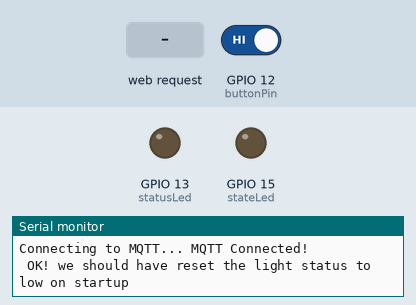
The sketch below on a simulated ESP8266 (NodeMCU). Shown: output pins drawn as LEDs (lit = HIGH), the last lines printed to the serial monitor. The inputs (shaded band) are chosen by the test bench; at power-on: GPIO 12 (buttonPin) HIGH. WiFi joins after 1.5 s; servers stay silent unless stated; no MQTT or app messages arrive unless stated.

Above: at 2.7 s.
2.8 s: HTTP request GET /?LED=1 received
At 7.2 s:
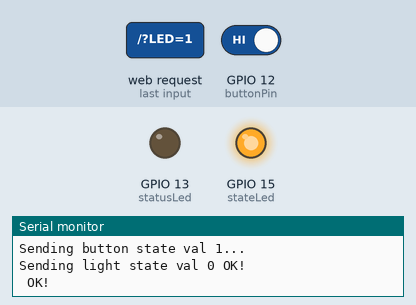
9.6 s: HTTP request GET /?LED=0 received
At 12.4 s:
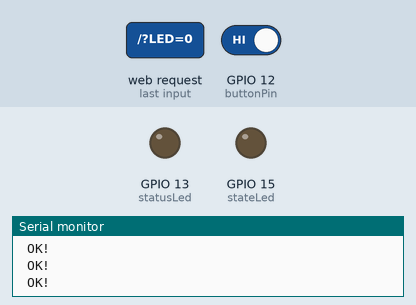
14.6 s: GPIO 12 (buttonPin) driven LOW
At 17.2 s:
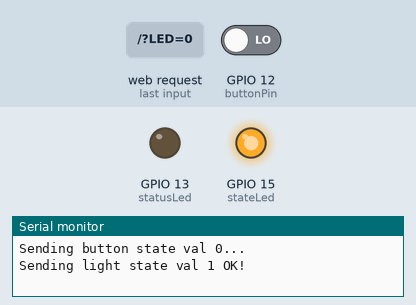
Timing chart, 0 to 18.7 s (numbered marks = the images above; inputs shaded):
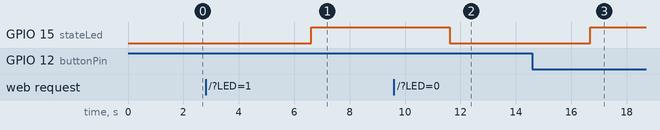

Measured:
- after the input at 2.8 s, GPIO 15 (stateLed): LOW → HIGH after 3.8 s
- after the input at 9.6 s, GPIO 15 (stateLed): HIGH → LOW after 2.0 s
- after the input at 14.6 s, GPIO 15 (stateLed): LOW → HIGH after 2.1 s

The sketch:

dingus.ino
```cpp
#include <ESP8266WiFi.h>
#include <WiFiClient.h>
#include <ESP8266WebServer.h>
#include <ESP8266mDNS.h>
#include <DNSServer.h>
#include <WiFiManager.h>
#include <Adafruit_MQTT.h>
#include <Adafruit_MQTT_Client.h>

ESP8266WebServer server(80);

//Status indicator
const int statusLed = 13;

//State indicator
const int stateLed = 15;

//State indicator
const int buttonPin = 12;

bool lightState = LOW;
bool lastButtonState = LOW;
bool lastLightState = LOW;

/************************* Adafruit.io Setup *********************************/

#define AIO_SERVER      "io.adafruit.com"
#define AIO_SERVERPORT  1883                   // use 8883 for SSL
#define AIO_USERNAME    "ryanparsley"
#define AIO_KEY         "95f1b2a3e0e64f16a9ac99023220fc08"

WiFiClient client;
// Setup the MQTT client class by passing in the WiFi client and MQTT server and login details.
Adafruit_MQTT_Client mqtt(&client, AIO_SERVER, AIO_SERVERPORT, AIO_USERNAME, AIO_KEY);

/****************************** Feeds ***************************************/

// Setup a feeds called 'light' and 'button' for publishing.
// Notice MQTT paths for AIO follow the form: <username>/feeds/<feedname>

String feed = String(AIO_USERNAME) + String("/feeds/dingus-") + String(ESP.getChipId());
Adafruit_MQTT_Publish light = Adafruit_MQTT_Publish(&mqtt, feed.c_str());
Adafruit_MQTT_Publish button = Adafruit_MQTT_Publish(&mqtt, AIO_USERNAME "/feeds/button");

// Setup a feed called 'onoff' for subscribing to changes.
Adafruit_MQTT_Subscribe onoffbutton = Adafruit_MQTT_Subscribe(&mqtt, AIO_USERNAME "/feeds/onoff");

void MQTT_connect();

void setup(void){

  pinMode(statusLed, OUTPUT);
  pinMode(stateLed, OUTPUT);    // Use Built-In LED for Indication

  /* INPUT_PULLUP enables the Arduino Internal Pull-Up Resistor */
  pinMode(buttonPin, INPUT_PULLUP);

  Serial.begin(115200);
  WiFiManager wifiManager;

  Serial.println("chipID: " + String(ESP.getChipId()));

  wifiManager.autoConnect("AutoConnectAP");
  Serial.println("");

  // Wait for connection
  while (WiFi.status() != WL_CONNECTED) {
    delay(500);
    Serial.print(".");
  }

  Serial.println("");
  Serial.print("IP address: ");
  Serial.println(WiFi.localIP());

  if (MDNS.begin("esp8266")) {
    Serial.println("MDNS responder started");
  }

  server.on("/", handleRoot);

  server.on("/inline", [](){
    server.send(200, "text/plain", "this works as well");
  });

  server.onNotFound(handleNotFound);

  server.begin();
  Serial.println("HTTP server started");

  // Setup MQTT subscription for onoff feed.
  mqtt.subscribe(&onoffbutton);
  // Turn off the light and publish that when the dingus is plugged in.
  MQTT_connect();
  light.publish(LOW);
  if (! light.publish(lightState)) {
    Serial.println(F(" Failed to initialize to low"));
  } else {
    Serial.println(F(" OK! we should have reset the light status to low on startup"));
  }
}

void loop(void){
  MQTT_connect();
  // this is our 'wait for incoming subscription packets' busy subloop
  // try to spend your time here

  Adafruit_MQTT_Subscribe *subscription;

  while ((subscription = mqtt.readSubscription(5000))) {
    if (subscription == &onoffbutton) {
      Serial.print(F("Got: "));
      Serial.println((char *)onoffbutton.lastread);
    }
  }

  bool buttonState = digitalRead(buttonPin);  // store current state of pin 12

  if (buttonState != lastButtonState) {
    Serial.print(F("\nBottonState has changed. "));

    if (buttonState == LOW) {
      Serial.print("Button was pressed, toggle light.");
      lightState = !lightState;
    }

    // Now we can publish stuff!
    Serial.print(F("\nSending button state val "));
    Serial.print(buttonState);
    Serial.print("...");
    Serial.print(F("\nSending light state val "));
    Serial.print(lightState);

    if (! button.publish(buttonState)) {
      Serial.println(F(" Failed"));
    } else {
      Serial.println(F(" OK!"));
    }

    delay(50);

  }
  writeLED(lightState);

  lastButtonState = buttonState;
  lastLightState = lightState;

  server.handleClient();
}
```

form.ino
```cpp
const char INDEX_HTML[] =
"<!DOCTYPE HTML>"
"<html>"
"<head>"
"<meta name = \"viewport\" content = \"width = device-width, initial-scale = 1.0, maximum-scale = 1.0, user-scalable=0\">"
"<title>Dingus</title>"
"<style>"
"html { background-color: #fff;}"
"body { background-color: #efefef; font-family: Arial, Helvetica, Sans-Serif; color: #000000; width: 80%; max-width: 900px; margin: 0 auto; padding: 2em; }"
"h1 { text-align: center;}"
"</style>"
"</head>"
"<body>"
"<h1>Hello Dingus!</h1>"
"<FORM action=\"/\" method=\"post\">"
"<P>"
"<h2>LED</h2>"
"<INPUT type=\"radio\" name=\"LED\" value=\"1\">On<BR>"
"<INPUT type=\"radio\" name=\"LED\" value=\"0\">Off<BR>"
"<INPUT type=\"submit\" value=\"Send\"> <INPUT type=\"reset\">"
"</P>"
"</FORM>"
"</body>"
"</html>";
```

functions.ino
```cpp
void handleRoot() {
  digitalWrite(statusLed, 1);

  if (server.hasArg("LED")) {
    handleSubmit();
  } else {
    server.send(200, "text/html", INDEX_HTML);
  }

  digitalWrite(statusLed, 0);
}

void handleSubmit() {
  String LEDvalue;

  if (!server.hasArg("LED")) return returnFail("BAD ARGS");

  LEDvalue = server.arg("LED");

  if (LEDvalue != "1" && LEDvalue != "0") {
    returnFail("Bad LED value");
  }

  if (LEDvalue == "1" && lastLightState != HIGH) {
    writeLED(HIGH);
    server.send(200, "text/html", INDEX_HTML);
  } else if (LEDvalue == "0" && lastLightState != LOW) {
    writeLED(LOW);
    server.send(200, "text/html", INDEX_HTML);
  }

  // refresh the page, but don't change the light
  server.send(200, "text/html", INDEX_HTML);
}

void returnFail(String msg) {
  server.sendHeader("Connection", "close");
  server.sendHeader("Access-Control-Allow-Origin", "*");
  server.send(500, "text/plain", msg + "\r\n");
}

void returnOK() {
  server.sendHeader("Connection", "close");
  server.sendHeader("Access-Control-Allow-Origin", "*");
  server.send(200, "text/plain", "OK\r\n");
}

void writeLED(bool LEDon) {
  // Note inverted logic for Adafruit HUZZAH board
  if (LEDon) {
    lightState = HIGH;
  } else {
    lightState = LOW;
  }

  if (lightState != lastLightState) {
    if (! light.publish(lightState)) {
      Serial.println(F(" Failed"));
    } else {
      Serial.println(F(" OK!"));
    }
  }


  digitalWrite(stateLed, lightState);
}

void handleNotFound(){
  digitalWrite(statusLed, 1);

  String message = "File Not Found\n\n";
  message += "URI: ";
  message += server.uri();
  message += "\nMethod: ";
  message += (server.method() == HTTP_GET)?"GET":"POST";
  message += "\nArguments: ";
  message += server.args();
  message += "\n";

  for (uint8_t i=0; i<server.args(); i++){
    message += " " + server.argName(i) + ": " + server.arg(i) + "\n";
  }

  server.send(404, "text/plain", message);
  digitalWrite(statusLed, 0);
}

// Function to connect and reconnect as necessary to the MQTT server.
// Should be called in the loop function and it will take care if connecting.
void MQTT_connect() {
  int8_t ret;

  // Stop if already connected.
  if (mqtt.connected()) {
    return;
  }

  Serial.print("Connecting to MQTT... ");

  uint8_t retries = 3;

  while ((ret = mqtt.connect()) != 0) { // connect will return 0 for connected
       Serial.println(mqtt.connectErrorString(ret));
       Serial.println("Retrying MQTT connection in 5 seconds...");
       mqtt.disconnect();
       delay(5000);  // wait 5 seconds
       retries--;
       if (retries == 0) {
         // basically die and wait for WDT to reset me
         while (1);
       }
  }
  Serial.println("MQTT Connected!");
}
```
